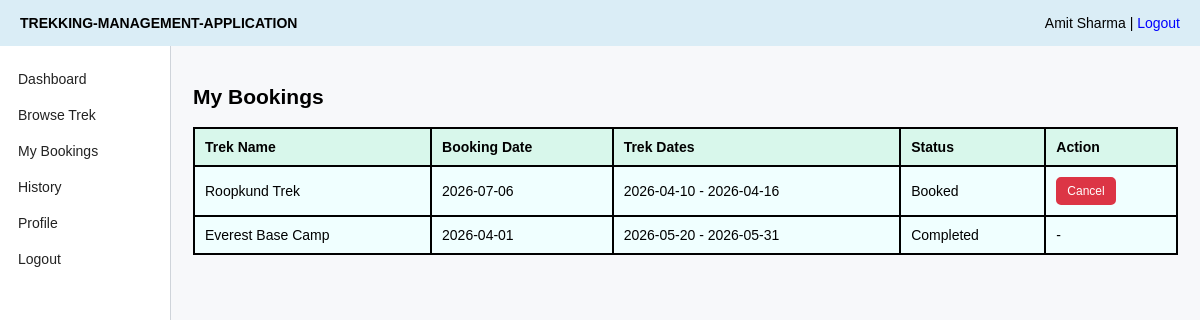
/bookings (signed in), run on the app's committed database.
### application/models.py (models this page shows)
class Trek(db.Model):
    __tablename__ = "treks"
    id = db.Column(db.Integer, primary_key = True)
    name = db.Column(db.String(100), nullable = False)
    location = db.Column(db.String(100), nullable = False)
    difficulty = db.Column(db.String(50), nullable = False)
    duration = db.Column(db.Integer, nullable = False)
    available_slots = db.Column(db.Integer, nullable = False)
    assigned_staff_id = db.Column(db.Integer, db.ForeignKey("users.id"))
    status = db.Column(db.String(30), default="open")
    start_date = db.Column(db.String(20))
    end_date = db.Column(db.String(20))
    description = db.Column(db.Text)
    image = db.Column(db.String(200))
    bookings = db.relationship('Booking', backref = 'Trek', lazy = True)

class Booking(db.Model):
    __name__ = "bookings"
    id = db.Column(db.Integer, primary_key = True)
    user_id = db.Column(db.Integer, db.ForeignKey("users.id"), nullable = False)
    trek_id = db.Column(db.Integer, db.ForeignKey("treks.id"), nullable=False)
    booking_date = db.Column(db.String(20), nullable = False)
    status = db.Column(db.String(50), default = "Booked")
    payment_status = db.Column(db.String(30), default = "Paid")

### application/controllers.py (the view)
@app.route("/bookings")
def my_bookings():
    if session.get("role") != "user":
        return redirect("/login")
    bookings = Booking.query.filter_by(user_id=session.get("user_id")).order_by(Booking.id.desc()).all()
    booking_rows = []
    for booking in bookings:
        trek = Trek.query.get(booking.id)
        booking_rows.append({
            "id": booking.id,
            "trek_name": trek.name,
            "booking_date": booking.booking_date,
            "start_date": trek.start_date,
            "end_date": trek.end_date,
            "status": booking.status,
        })
    return render_template("my_bookings.html", bookings=booking_rows)

### templates/my_bookings.html
{% extends "base.html" %}
{% block content %}
<h2>My Bookings</h2>
<table>
    <tr><th>Trek Name</th><th>Booking Date</th><th>Trek Dates</th><th>Status</th><th>Action</th></tr>
    {% for b in bookings %}
    <tr>
        <td>{{ b.trek_name }}</td><td>{{ b.booking_date }}</td><td>{{ b.start_date }} - {{ b.end_date }}</td><td>{{ b.status }}</td>
        <td>
            {% if b.status == 'Booked' %}
            <a class="btn btn-small btn-red" href="{{ url_for('cancel_booking', booking_id=b.id) }}">Cancel</a>
            {% else %}
            -
            {% endif %}
        </td>
    </tr>
    {% endfor %}
</table>
{% endblock %}

### static/style.css (style rules this page uses)
a { color: blue; text-decoration:solid; }
button, .btn { display:inline-block; border: solid blue; background: blue; color: white; border-radius: 5px; cursor: pointer; font-size: 15px; }
table { width: 100%; border-collapse: collapse; background: azure; }
th, td { border: 2px solid; padding: 10px; text-align: left; }
th { background-color:rgb(216, 247, 235) ; }
.btn-small { padding: 4px 8px; font-size: 12px; }
.btn-red { background: #dc3545; border-color: #dc3545; }
body { font-family: Arial, sans-serif; background: #f7f8fa; margin: 0; font-size: 14px; }

### data on the page
Trek: trek_name "Roopkund Trek", start_date "2026-04-10", end_date "2026-04-16"
Booking: booking_date "2026-07-06", status "Booked"
Trek: trek_name "Everest Base Camp", start_date "2026-05-20", end_date "2026-05-31"
Booking: booking_date "2026-04-01", status "Completed"

### other printed values
{{ session.get('name') }} "Amit Sharma"
